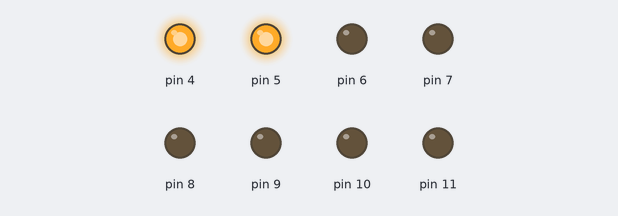
This sketch was run on a simulated Arduino Uno, built with avr-gcc and run on an emulated ATmega328P. On the bench: output pins drawn as LEDs (lit = HIGH).

Above: at 0.5 s.
At 2.5 s:
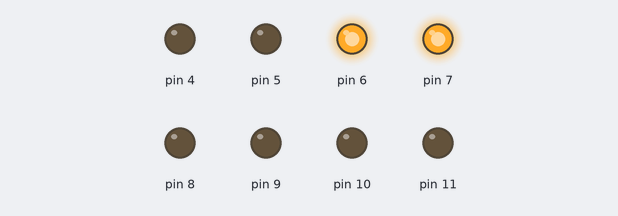
At 4.5 s:
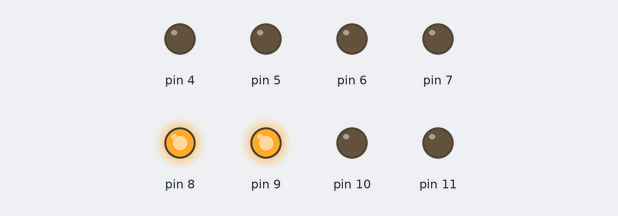
At 6.5 s:
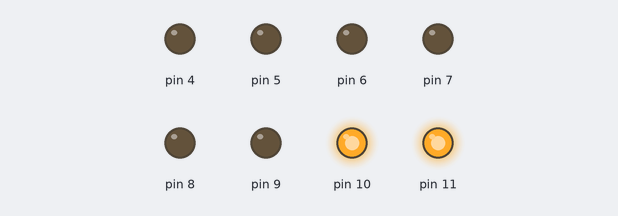
At 9.5 s:
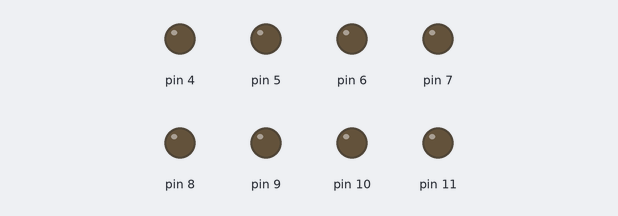
Timing chart, 0 to 10.4 s (numbered marks = the images above):
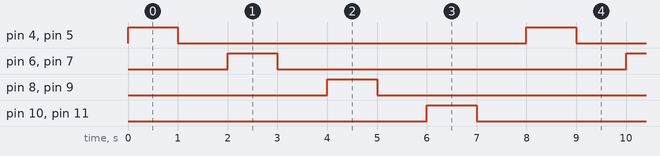

Measured:
- by itself, pin 4–11: alternates HIGH for 1.0 s and LOW for 7.0 s
- by itself, everything shown: repeats every 8.0 s, in 8 steps

The sketch:

buzz.pde
```cpp
void setup() {
  pinMode(4, OUTPUT);
  pinMode(5, OUTPUT);
  pinMode(6, OUTPUT);
  pinMode(7, OUTPUT);
  pinMode(8, OUTPUT);
  pinMode(9, OUTPUT);
  pinMode(10, OUTPUT);
  pinMode(11, OUTPUT);
}

void loop() {
  buzz_1();
  buzz_2();
  buzz_3();
  buzz_4();
}

void buzz_1(){
  digitalWrite(4, HIGH);
  digitalWrite(5, HIGH);
  delay(1000);
  digitalWrite(4, LOW);
  digitalWrite(5, LOW);
  delay(1000);
}

void buzz_2(){
  digitalWrite(6, HIGH);
  digitalWrite(7, HIGH);
  delay(1000);
  digitalWrite(6, LOW);
  digitalWrite(7, LOW);
  delay(1000);
}

void buzz_3(){
  digitalWrite(8, HIGH);
  digitalWrite(9, HIGH);
  delay(1000);
  digitalWrite(8, LOW);
  digitalWrite(9, LOW);
  delay(1000);
}

void buzz_4(){
  digitalWrite(10, HIGH);
  digitalWrite(11, HIGH);
  delay(1000);
  digitalWrite(10, LOW);
  digitalWrite(11, LOW);
  delay(1000);
}
```
